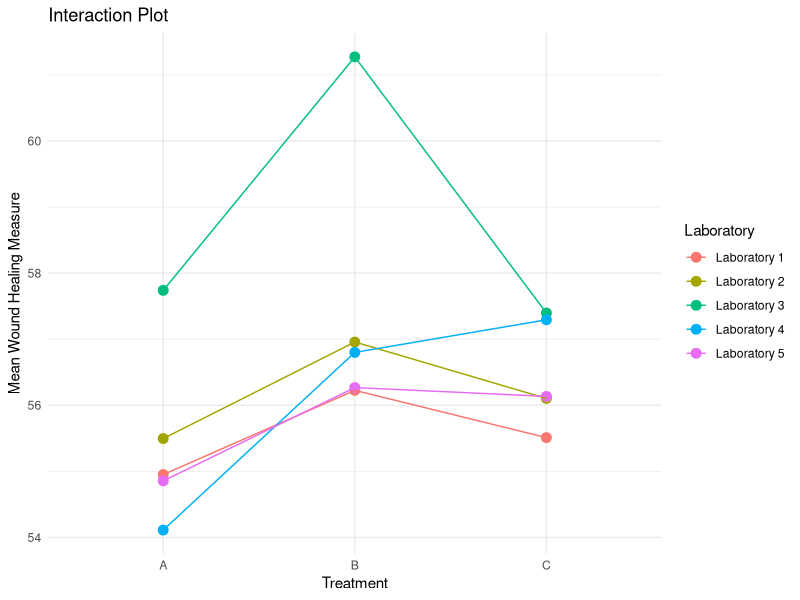

The R script that drew this image:
## ---- chunk 1
#| label: setup
#| include: false

# configure global options for R code chunks:
# warning = F to suppress the display of warning messages generated during the execution of code chunks
# message = F to suppress the display of messages produced during the execution of code chunks
knitr::opts_chunk$set(warning = FALSE, message = FALSE)

# This qmd file requires the following packages to be installed:
#c("dplyr", "ggplot2", "emmeans", "lme4", "lmerTest")
## ---- chunk 2
# Set seed for reproducibility
set.seed(123)

# Define blocks (laboratories) and treatments
blocks <- factor(paste0("Laboratory ", rep(1:5, each = 6)))  # Labs 1 to 5, now with 6 observations per lab
treatments <- factor(rep(c("A", "B", "C"), each = 2, times = 5))  # Replication within blocks

# Simulate block effects and treatment effects
block_effect <- rnorm(5, mean = 0, sd = 2)  # Random effect for each block
treatment_effect <- c(A = 5, B = 7, C = 6)  # Fixed effects for treatments

# Simulate interaction terms (Treatment by Laboratory)
interaction_effect <- matrix(rnorm(15, mean = 0, sd = 1), nrow = 5, ncol = 3)

# Create data frame
data_rep_block <- data.frame(
  Laboratory = blocks,
  Treatment = treatments,
  WoundHealing = NA
)

# Assign responses with interaction terms
for (i in 1:nrow(data_rep_block)) {
  b <- as.numeric(data_rep_block$Laboratory[i])
  t <- data_rep_block$Treatment[i]
  t_index <- match(t, c("A", "B", "C"))
  data_rep_block$WoundHealing[i] <- 
    50 + block_effect[b] + treatment_effect[t] + interaction_effect[b, t_index] + rnorm(1, mean = 0, sd = 1)
}
## ---- chunk 3
# Calculate mean Wound Healing for each Treatment-Labortory combination
library(dplyr)
mean_data <- data_rep_block %>%
  group_by(Laboratory, Treatment) %>%
  summarise(Mean_WoundHealing = mean(WoundHealing))

# Display the produced summary table with the group means
mean_data

# Create an interaction plot
library(ggplot2)
ggplot(mean_data, aes(x = Treatment, y = Mean_WoundHealing, group = Laboratory, color = Laboratory)) +
  geom_point(size = 3) +
  geom_line() +
  labs(title = "Interaction Plot",
       y = "Mean Wound Healing Measure",
       x = "Treatment") +
  theme_minimal()
## ---- chunk 4
library(lmerTest)

options(contrasts = c("contr.sum", "contr.poly"))  # Effects coding

model_block <- lmer(WoundHealing ~ Treatment + (1 | Laboratory) + (1 | Treatment:Laboratory), data = data_rep_block)
summary(model_block)
## ---- chunk 5
# Fit the full model with the random interaction term
full_model <- lmer(WoundHealing ~ Treatment + (1 | Laboratory) + (1 | Treatment:Laboratory), 
                   data = data_rep_block)

# Fit the reduced model without the random interaction term
reduced_model <- lmer(WoundHealing ~ Treatment + (1 | Laboratory), 
                      data = data_rep_block)

# Perform the likelihood ratio test
anova(full_model, reduced_model, refit=FALSE)
